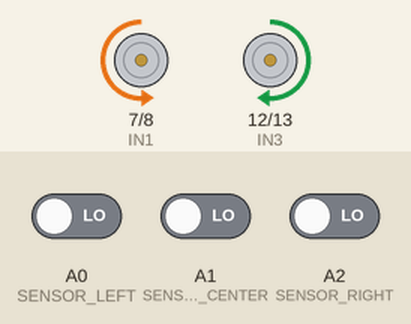
Recording of a sketch running on a simulated Arduino Uno, built with avr-gcc and run on an emulated ATmega328P. Parts: motor-driver pin pairs drawn as motors (green arrow = first pin HIGH = forward, orange = second pin HIGH = backward, longer = more drive, scaled by the enable pin). The test bench sets the inputs (shaded band); at power-on: A0 (SENSOR_LEFT) LOW, A1 (SENSOR_CENTER) LOW, A2 (SENSOR_RIGHT) LOW.

Above: at 1.2 s.
1.3 s: A0 (SENSOR_LEFT) driven HIGH
At 2.3 s:
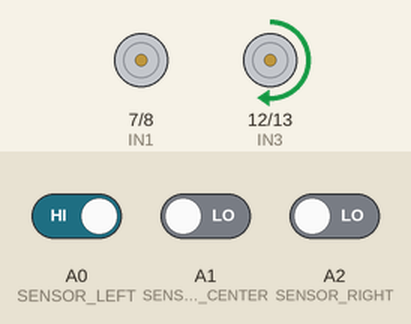
2.8 s: A0 (SENSOR_LEFT) driven LOW
At 3.4 s:
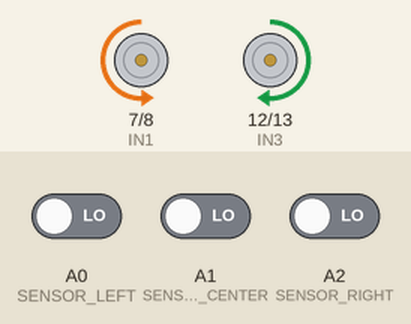
4.3 s: A1 (SENSOR_CENTER) driven HIGH
At 4.6 s:
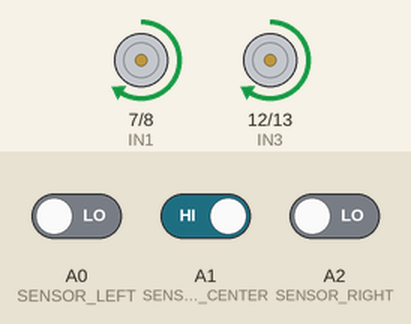
5.8 s: A2 (SENSOR_RIGHT) driven HIGH
At 6.9 s:
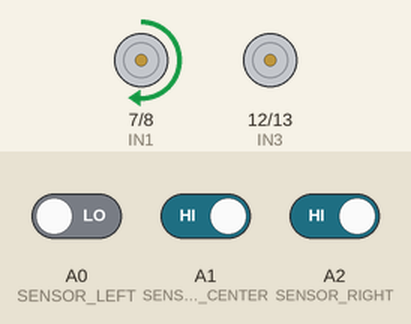
7.3 s: A2 (SENSOR_RIGHT) driven LOW
At 8.1 s:
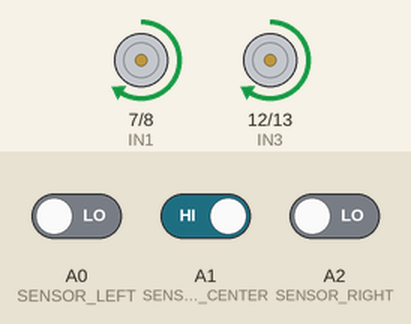
8.8 s: A1 (SENSOR_CENTER) driven LOW
At 9.2 s:
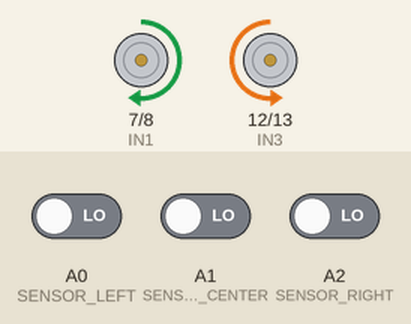
Timing chart, 0 to 11.3 s (numbered marks = the images above; inputs shaded):
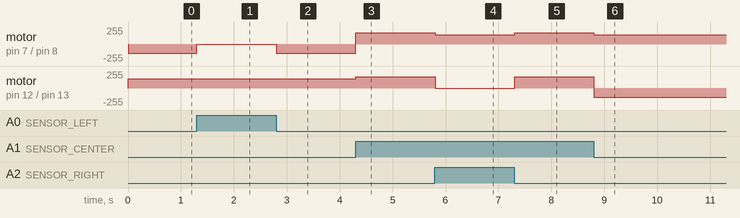

Measured:
- after the input at 1.3 s, motor on pin 7 (IN1) / pin 8 (IN2): backward 140/255 → stopped at once
- after the input at 2.8 s, motor on pin 7 (IN1) / pin 8 (IN2): stopped → backward 140/255 at once
- after the input at 4.3 s, motor on pin 7 (IN1) / pin 8 (IN2): backward 140/255 → forward 170/255 at once; motor on pin 12 (IN3) / pin 13 (IN4): forward 140/255 → forward 170/255 at once
- after the input at 5.8 s, motor on pin 7 (IN1) / pin 8 (IN2): forward 170/255 → forward 140/255 at once; motor on pin 12 (IN3) / pin 13 (IN4): forward 170/255 → stopped at once
- after the input at 7.3 s, motor on pin 7 (IN1) / pin 8 (IN2): forward 140/255 → forward 170/255 at once; motor on pin 12 (IN3) / pin 13 (IN4): stopped → forward 170/255 at once
- after the input at 8.8 s, motor on pin 7 (IN1) / pin 8 (IN2): forward 170/255 → forward 140/255 at once; motor on pin 12 (IN3) / pin 13 (IN4): forward 170/255 → backward 140/255 at once

The sketch:

line_following_car.ino
```cpp
/*
  TechSquad IR Line Following Car - Arduino UNO R3
  Parts: L298N driver, 3 x TCRT5000 IR line sensor modules, 4WD chassis

  Use a black line (electrical tape) on a white or light floor.
  If the car runs away from the line, flip LINE_IS_HIGH below.
  Adjust each sensor's blue potentiometer until its LED lights only over the black line.
*/

// ---------- Pins ----------
const int ENA = 5;      // left motors speed (PWM) - remove the ENA jumper on the L298N
const int IN1 = 7;
const int IN2 = 8;
const int IN3 = 12;
const int IN4 = 13;
const int ENB = 6;      // right motors speed (PWM) - remove the ENB jumper on the L298N
const int SENSOR_LEFT = A0;
const int SENSOR_CENTER = A1;
const int SENSOR_RIGHT = A2;

// ---------- Settings (tune these) ----------
const bool LINE_IS_HIGH = true;   // most modules output HIGH over black. Flip if reversed.
const int FAST = 170;             // straight speed (0-255)
const int TURN = 140;             // speed of the outer wheels when correcting
const int SLOW = 0;               // speed of the inner wheels when correcting

int lastDirection = 0;            // -1 = line was on the left, 1 = on the right

// leftSpeed / rightSpeed: -255..255 (negative = reverse)
void drive(int leftSpeed, int rightSpeed) {
  digitalWrite(IN1, leftSpeed > 0);
  digitalWrite(IN2, leftSpeed < 0);
  digitalWrite(IN3, rightSpeed > 0);
  digitalWrite(IN4, rightSpeed < 0);
  analogWrite(ENA, abs(leftSpeed));
  analogWrite(ENB, abs(rightSpeed));
}

bool onLine(int pin) {
  bool v = digitalRead(pin);
  return LINE_IS_HIGH ? v : !v;
}

void setup() {
  pinMode(IN1, OUTPUT);
  pinMode(IN2, OUTPUT);
  pinMode(IN3, OUTPUT);
  pinMode(IN4, OUTPUT);
  pinMode(ENA, OUTPUT);
  pinMode(ENB, OUTPUT);
  pinMode(SENSOR_LEFT, INPUT);
  pinMode(SENSOR_CENTER, INPUT);
  pinMode(SENSOR_RIGHT, INPUT);
  drive(0, 0);
}

void loop() {
  bool l = onLine(SENSOR_LEFT);
  bool c = onLine(SENSOR_CENTER);
  bool r = onLine(SENSOR_RIGHT);

  if (c && !l && !r) {            // centered: go straight
    drive(FAST, FAST);
  } else if (l && !r) {           // line drifted left: steer left
    drive(SLOW, TURN);
    lastDirection = -1;
  } else if (r && !l) {           // line drifted right: steer right
    drive(TURN, SLOW);
    lastDirection = 1;
  } else if (l && c && r) {       // all black (crossing / stop mark): go straight slowly
    drive(FAST - 40, FAST - 40);
  } else {                        // line lost: spin toward where it was last seen
    if (lastDirection <= 0) drive(-TURN, TURN);
    else                    drive(TURN, -TURN);
  }
  delay(5);
}
```
